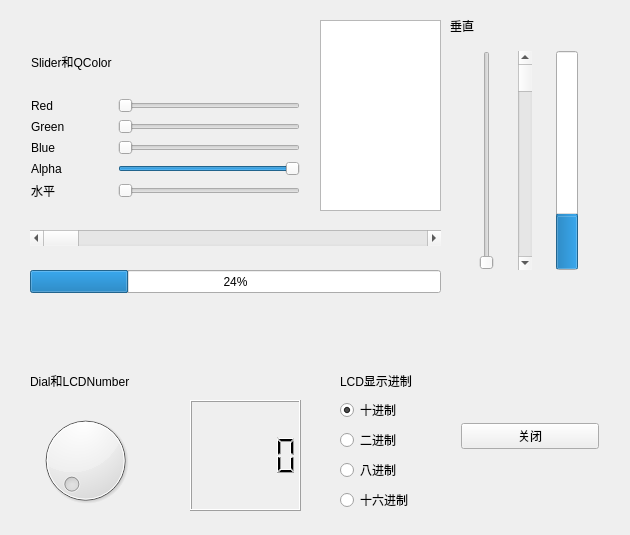
<?xml version="1.0" encoding="UTF-8"?>
<ui version="4.0">
 <class>Widget</class>
 <widget class="QWidget" name="Widget">
  <property name="geometry">
   <rect>
    <x>0</x>
    <y>0</y>
    <width>630</width>
    <height>535</height>
   </rect>
  </property>
  <property name="windowTitle">
   <string>Widget</string>
  </property>
  <widget class="QWidget" name="gridLayoutWidget">
   <property name="geometry">
    <rect>
     <x>20</x>
     <y>20</y>
     <width>291</width>
     <height>191</height>
    </rect>
   </property>
   <layout class="QGridLayout" name="gridLayout">
    <item row="2" column="1">
     <widget class="QSlider" name="redSlider">
      <property name="maximum">
       <number>255</number>
      </property>
      <property name="orientation">
       <enum>Qt::Horizontal</enum>
      </property>
      <property name="tickInterval">
       <number>0</number>
      </property>
     </widget>
    </item>
    <item row="5" column="1">
     <widget class="QSlider" name="alphaSlider">
      <property name="maximum">
       <number>255</number>
      </property>
      <property name="value">
       <number>255</number>
      </property>
      <property name="orientation">
       <enum>Qt::Horizontal</enum>
      </property>
     </widget>
    </item>
    <item row="3" column="0">
     <widget class="QLabel" name="label_3">
      <property name="text">
       <string>Green</string>
      </property>
     </widget>
    </item>
    <item row="4" column="0">
     <widget class="QLabel" name="label_4">
      <property name="text">
       <string>Blue</string>
      </property>
     </widget>
    </item>
    <item row="2" column="0">
     <widget class="QLabel" name="label_2">
      <property name="text">
       <string>Red</string>
      </property>
     </widget>
    </item>
    <item row="0" column="0">
     <widget class="QLabel" name="label">
      <property name="text">
       <string>Slider和QColor</string>
      </property>
     </widget>
    </item>
    <item row="3" column="1">
     <widget class="QSlider" name="greenSlider">
      <property name="maximum">
       <number>255</number>
      </property>
      <property name="orientation">
       <enum>Qt::Horizontal</enum>
      </property>
     </widget>
    </item>
    <item row="4" column="1">
     <widget class="QSlider" name="blueSlider">
      <property name="maximum">
       <number>255</number>
      </property>
      <property name="orientation">
       <enum>Qt::Horizontal</enum>
      </property>
     </widget>
    </item>
    <item row="5" column="0">
     <widget class="QLabel" name="label_5">
      <property name="text">
       <string>Alpha</string>
      </property>
     </widget>
    </item>
    <item row="6" column="1">
     <widget class="QSlider" name="hSlider">
      <property name="maximum">
       <number>100</number>
      </property>
      <property name="orientation">
       <enum>Qt::Horizontal</enum>
      </property>
     </widget>
    </item>
    <item row="6" column="0">
     <widget class="QLabel" name="label_6">
      <property name="text">
       <string>水平</string>
      </property>
     </widget>
    </item>
   </layout>
  </widget>
  <widget class="QScrollBar" name="hScrollBar">
   <property name="geometry">
    <rect>
     <x>30</x>
     <y>230</y>
     <width>411</width>
     <height>16</height>
    </rect>
   </property>
   <property name="maximum">
    <number>100</number>
   </property>
   <property name="orientation">
    <enum>Qt::Horizontal</enum>
   </property>
  </widget>
  <widget class="QProgressBar" name="hProgressBar">
   <property name="geometry">
    <rect>
     <x>30</x>
     <y>270</y>
     <width>411</width>
     <height>23</height>
    </rect>
   </property>
   <property name="value">
    <number>24</number>
   </property>
  </widget>
  <widget class="QDial" name="dial">
   <property name="geometry">
    <rect>
     <x>30</x>
     <y>410</y>
     <width>111</width>
     <height>101</height>
    </rect>
   </property>
  </widget>
  <widget class="QLabel" name="label_7">
   <property name="geometry">
    <rect>
     <x>30</x>
     <y>370</y>
     <width>141</width>
     <height>21</height>
    </rect>
   </property>
   <property name="text">
    <string>Dial和LCDNumber</string>
   </property>
  </widget>
  <widget class="QLCDNumber" name="lcdNumber">
   <property name="geometry">
    <rect>
     <x>190</x>
     <y>400</y>
     <width>111</width>
     <height>111</height>
    </rect>
   </property>
  </widget>
  <widget class="QLabel" name="label_8">
   <property name="geometry">
    <rect>
     <x>340</x>
     <y>370</y>
     <width>121</width>
     <height>21</height>
    </rect>
   </property>
   <property name="text">
    <string>LCD显示进制</string>
   </property>
  </widget>
  <widget class="QRadioButton" name="rBtnDec">
   <property name="geometry">
    <rect>
     <x>340</x>
     <y>400</y>
     <width>100</width>
     <height>20</height>
    </rect>
   </property>
   <property name="text">
    <string>十进制</string>
   </property>
   <property name="checked">
    <bool>true</bool>
   </property>
  </widget>
  <widget class="QRadioButton" name="rBtnBin">
   <property name="geometry">
    <rect>
     <x>340</x>
     <y>430</y>
     <width>100</width>
     <height>20</height>
    </rect>
   </property>
   <property name="text">
    <string>二进制</string>
   </property>
  </widget>
  <widget class="QRadioButton" name="rBtnOct">
   <property name="geometry">
    <rect>
     <x>340</x>
     <y>460</y>
     <width>100</width>
     <height>20</height>
    </rect>
   </property>
   <property name="text">
    <string>八进制</string>
   </property>
  </widget>
  <widget class="QRadioButton" name="rBtnHex">
   <property name="geometry">
    <rect>
     <x>340</x>
     <y>490</y>
     <width>100</width>
     <height>20</height>
    </rect>
   </property>
   <property name="text">
    <string>十六进制</string>
   </property>
  </widget>
  <widget class="QTextEdit" name="editText">
   <property name="geometry">
    <rect>
     <x>320</x>
     <y>20</y>
     <width>121</width>
     <height>191</height>
    </rect>
   </property>
  </widget>
  <widget class="QWidget" name="horizontalLayoutWidget">
   <property name="geometry">
    <rect>
     <x>450</x>
     <y>40</y>
     <width>160</width>
     <height>241</height>
    </rect>
   </property>
   <layout class="QHBoxLayout" name="horizontalLayout">
    <item>
     <widget class="QSlider" name="vSlider">
      <property name="orientation">
       <enum>Qt::Vertical</enum>
      </property>
     </widget>
    </item>
    <item>
     <widget class="QScrollBar" name="vScrollBar">
      <property name="orientation">
       <enum>Qt::Vertical</enum>
      </property>
     </widget>
    </item>
    <item>
     <widget class="QProgressBar" name="progressBar">
      <property name="layoutDirection">
       <enum>Qt::LeftToRight</enum>
      </property>
      <property name="value">
       <number>24</number>
      </property>
      <property name="orientation">
       <enum>Qt::Vertical</enum>
      </property>
     </widget>
    </item>
   </layout>
  </widget>
  <widget class="QLabel" name="label_9">
   <property name="geometry">
    <rect>
     <x>450</x>
     <y>15</y>
     <width>61</width>
     <height>21</height>
    </rect>
   </property>
   <property name="text">
    <string>垂直</string>
   </property>
  </widget>
  <widget class="QWidget" name="verticalLayoutWidget">
   <property name="geometry">
    <rect>
     <x>450</x>
     <y>360</y>
     <width>160</width>
     <height>151</height>
    </rect>
   </property>
   <layout class="QVBoxLayout" name="verticalLayout">
    <item>
     <spacer name="verticalSpacer">
      <property name="orientation">
       <enum>Qt::Vertical</enum>
      </property>
      <property name="sizeHint" stdset="0">
       <size>
        <width>20</width>
        <height>40</height>
       </size>
      </property>
     </spacer>
    </item>
    <item>
     <widget class="QPushButton" name="btnClose">
      <property name="text">
       <string>关闭</string>
      </property>
     </widget>
    </item>
    <item>
     <spacer name="verticalSpacer_2">
      <property name="orientation">
       <enum>Qt::Vertical</enum>
      </property>
      <property name="sizeHint" stdset="0">
       <size>
        <width>20</width>
        <height>40</height>
       </size>
      </property>
     </spacer>
    </item>
   </layout>
  </widget>
 </widget>
 <layoutdefault spacing="6" margin="11"/>
 <resources/>
 <connections>
  <connection>
   <sender>btnClose</sender>
   <signal>clicked()</signal>
   <receiver>Widget</receiver>
   <slot>close()</slot>
   <hints>
    <hint type="sourcelabel">
     <x>529</x>
     <y>437</y>
    </hint>
    <hint type="destinationlabel">
     <x>314</x>
     <y>267</y>
    </hint>
   </hints>
  </connection>
 </connections>
</ui>
